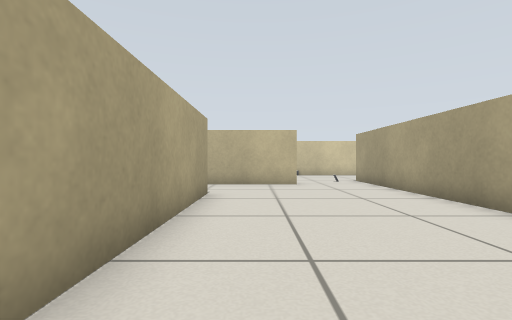
View 1 (above)

16 first-person views from a walk through a robot-simulator world made for Gazebo. The camera is 0.45 m above the floor, looks level and sees 85° across. The floor is counted in squares, 0.5 m on a side. Each view is taken from the middle of a square. On the plan, view 1 faces up. The plan holds only what a view shows up to about 11 squares ahead; the rest is blank. Surface patterns are stand-ins for the level's own textures.

View 2
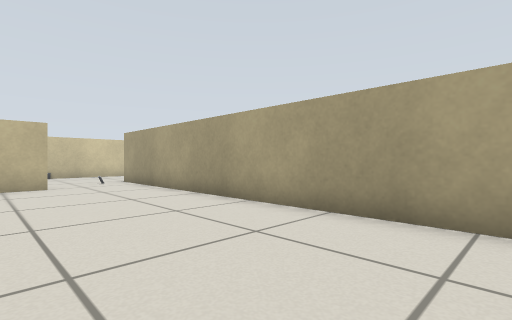

View 3
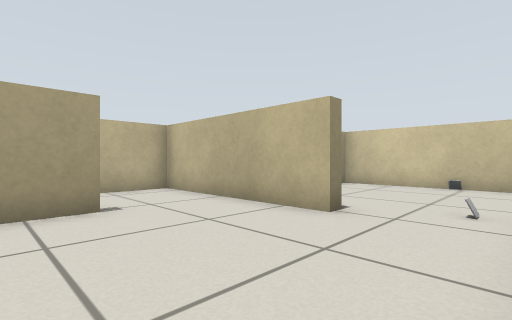

View 4
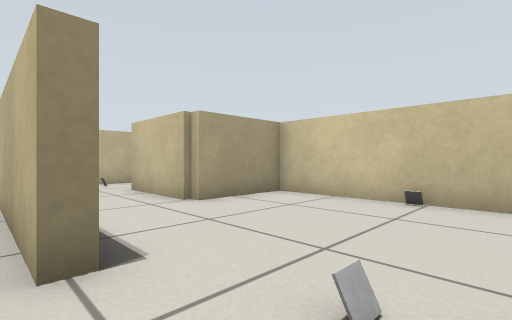

View 5
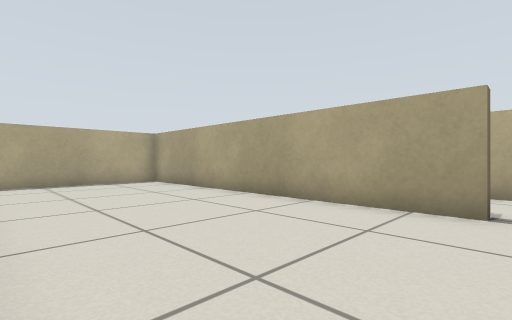

View 6
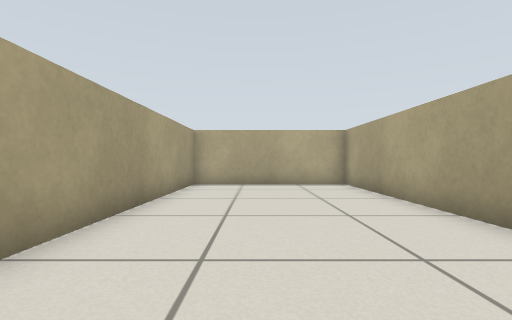

View 7
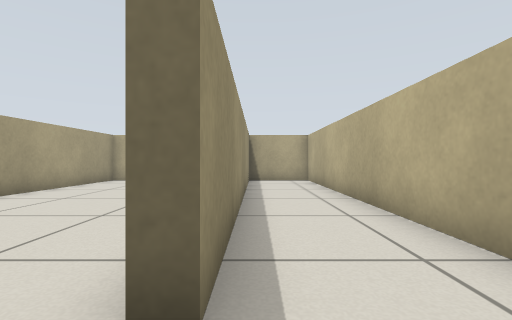

View 8
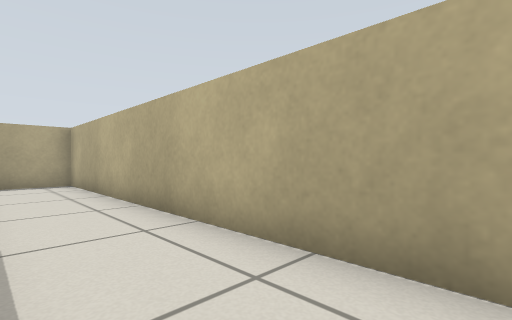

View 9
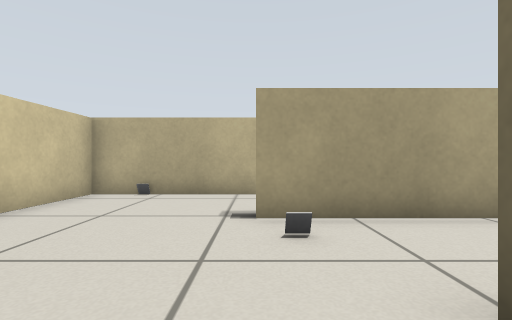

View 10
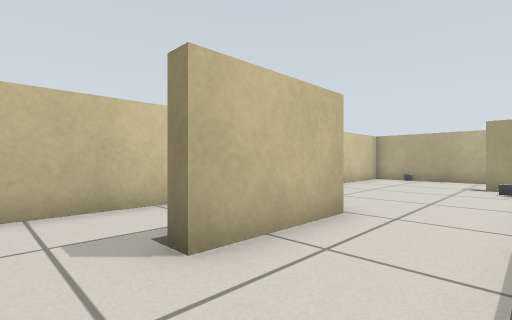

View 11
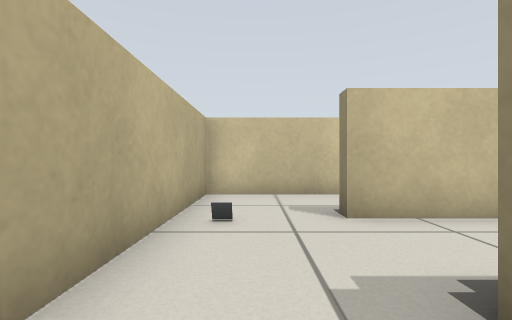

View 12
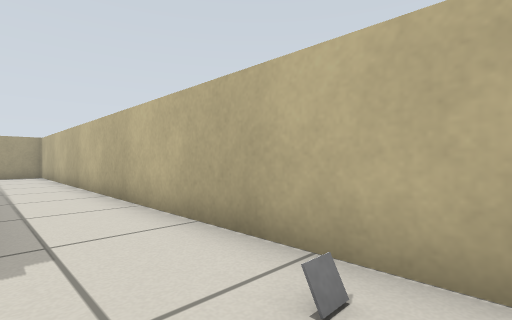

View 13
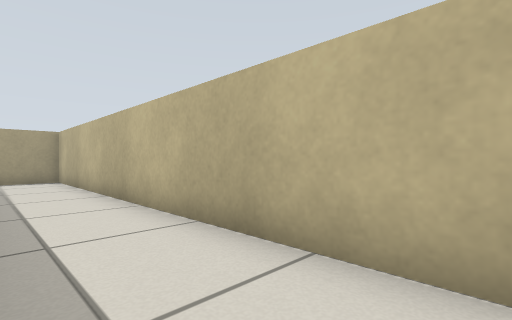

View 14
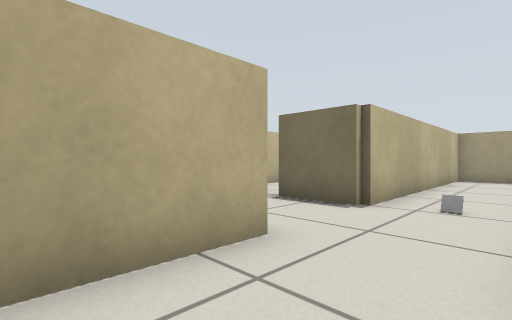

View 15
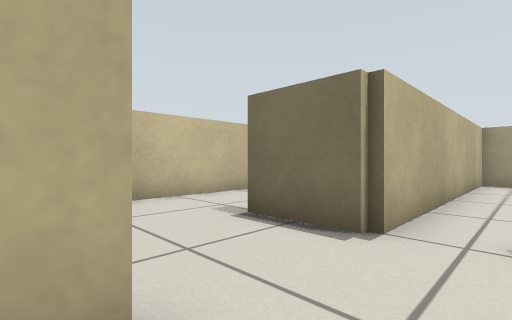

View 16
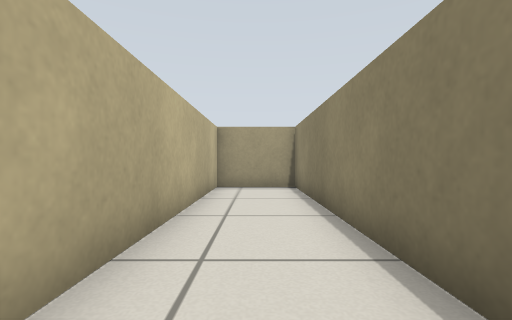

### Floor plan
Ten units are one square. View 1 is at (0, 0); x grows to the right and y downward. Boxes are objects, and circles mark ways between rooms. Rooms are numbered by the first view taken in them; rooms with no view inside come last. Other rooms are left out.
<svg viewBox="-80 -170 165 208">
<path fill="none" stroke="#000" d="M15 -108 15 -103 -43 -103 -43 33 -25 33M-17 18 -17 -75 -13 -75 -13 33 43 33 43 -120M73 -125 73 -163 -13 -163 -13 -133 -47 -133 -47 -138M-73 -126 -73 33 -55 33M-73 -146 -73 -136M47 -76 47 3 73 3 73 -87M73 -115 73 -125M-32 -163 -73 -163 -73 -146"/>
<rect x="-75" y="-135" width="20" height="10" fill="#bbb"><title>marker</title></rect>
<rect x="15" y="-165" width="10" height="10" fill="#bbb"><title>marker</title></rect>
<rect x="65" y="-155" width="10" height="10" fill="#bbb"><title>other object</title></rect>
<rect x="55" y="-85" width="10" height="10" fill="#bbb"><title>marker</title></rect>
<circle cx="65" cy="-120" r="3" fill="#2a7"/>
<circle cx="-55" cy="-140" r="3" fill="#2a7"/>
<text x="0" y="-70">1</text>
<text x="60" y="-70">2</text>
<text x="-40" y="-160">3</text>
</svg>
Room 1 opens to room 2. Room 1 opens to room 3.

Where each view was taken, in squares from view 1:
view 1: 0 up, 0 right, facing up
view 2: 0 up, 0 right, facing up-right
view 3: 6 up, 4 right, facing up-left
view 4: 10 up, 4 right, facing up-left
view 5: 8 up, 4 right, facing down-left
view 6: 7 up, 2 right, facing down
view 7: 9 up, 2 left, facing down
view 8: 8 up, 2 left, facing down-left
view 9: 12 up, 0 right, facing right
view 10: 11 up, 6 left, facing up-right
view 11: 9 up, 6 left, facing up
view 12: 14 up, 5 left, facing down-left
view 13: 10 up, 5 left, facing down-left
view 14: 14 up, 5 right, facing down-right
view 15: 12 up, 6 right, facing down-right
view 16: 9 up, 6 right, facing down
